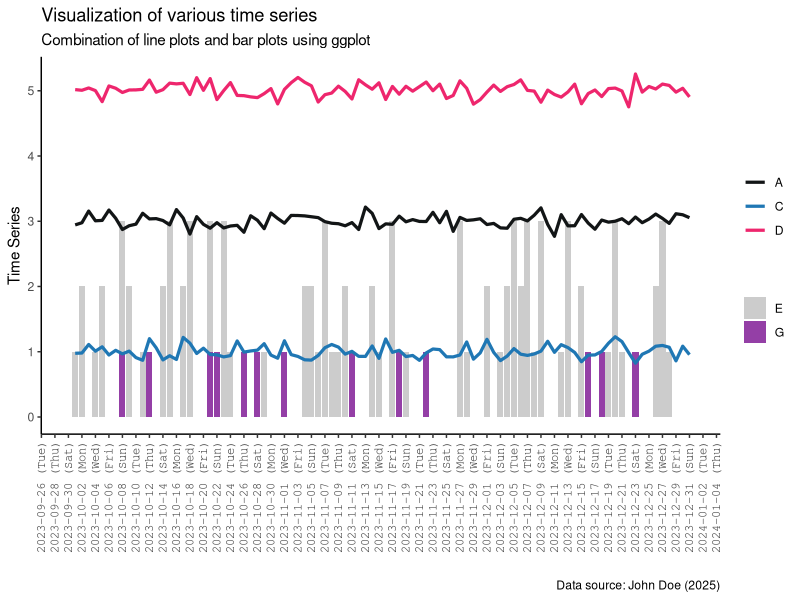

Source code (R):
library(ggplot2)
library(data.table)


# Set seed for reproducibility
set.seed(123)

# Generate a sequence of dates
dates <- seq.Date(from = as.Date("2023-10-01"), to = as.Date("2023-12-31"), by = "day")
n <- length(dates)

# Create a function for stable time series with a slight increasing trend
generate_series <- function(start_value, trend = 0.0, noise_sd = 0.1) {
  start_value + (1:n) * trend + rnorm(n, mean = 0, sd = noise_sd)
}

# Format function for date labels
format_date <- function(dates) {
  format(dates, "%Y-%m-%d (%a)") # %a gives the abbreviated weekday
}

# Create the dataset
data <- data.table(
  date = rep(dates, times = 4),
  series = rep(c("A", "B", "C", "D", "E", "G"), each = n),
  value = c(
    generate_series(3),
    generate_series(3),
    generate_series(1),
    generate_series(5),
    sample(c(NA, NA, NA, 1, 2, 3), size = n, replace = TRUE),
    sample(c(NA, NA, NA, 1, NA, NA), size = n, replace = TRUE)
  )
)

data <- data.table::dcast(data, date ~ series, value.var = "value")


# Define custom color palette
color_palette <- c(
  "blue" = "#1f77b4", 
  "dark_pink" = "#9e0059",
  "yellow" = "#dee000",
  "red" = "#d82222",
  "green" = "#5ea15d",
  "purple" = "#943fa6",
  "turquoise" = "#63c5b5",
  "pink" = "#ff38ba",
  "orange" = "#eb861e",
  "light_pink" = "#ee266d",
  "bg_light" = "#cccccc",
  "dark_line" = "#666666",
  "light_line" = "#d8d8d8",
  "title" = "#353d42",
  "text" = "#666666",
  "bg_superlight" = "#f5f5f5",
  "bg_default" = "#ffffff",
  "black" = "#121516"
)

ggplot(data) +
  geom_bar(aes(x = date, y = E, fill = "E"), stat = "identity") +
  geom_bar(aes(x = date, y = G, fill = "G"), stat = "identity") +
  geom_line(aes(x = date, y = A, color = "A"), linewidth = 1.1) +
  geom_line(aes(x = date, y = C, color = "C"), linewidth = 1.1) +
  geom_line(aes(x = date, y = D, color = "D"), linewidth = 1.1) +
  labs(title = "Visualization of various time series",
       subtitle = "Combination of line plots and bar plots using ggplot",
       caption = "Data source: John Doe (2025)",
       x = "", y = "Time Series") +
  scale_x_date(
    date_breaks = "2 days",
    labels = format_date
  ) +  
  theme_bw() +
  theme(plot.background = element_rect(fill = color_palette[["bg_default"]]),
        panel.background = element_rect(fill = color_palette[["bg_default"]]),
        legend.background = element_rect(fill = color_palette[["bg_default"]]),
        panel.border = element_blank(),
        panel.grid.major = element_blank(),
        panel.grid.minor = element_line(color = color_palette[["bg_default"]])) +
  theme(axis.line = element_line(color = 'black')) +
  theme(axis.text.x = element_text(angle = 90, hjust = 1, vjust = 0.5, family = "mono")) +
  scale_color_manual("",values = c("A" = color_palette[["black"]], 
                                   "C" = color_palette[["blue"]],
                                   "D" = color_palette[["light_pink"]])) +
  scale_fill_manual("",values = c("E" = color_palette[["bg_light"]], 
                                  "G" = color_palette[["purple"]]))
